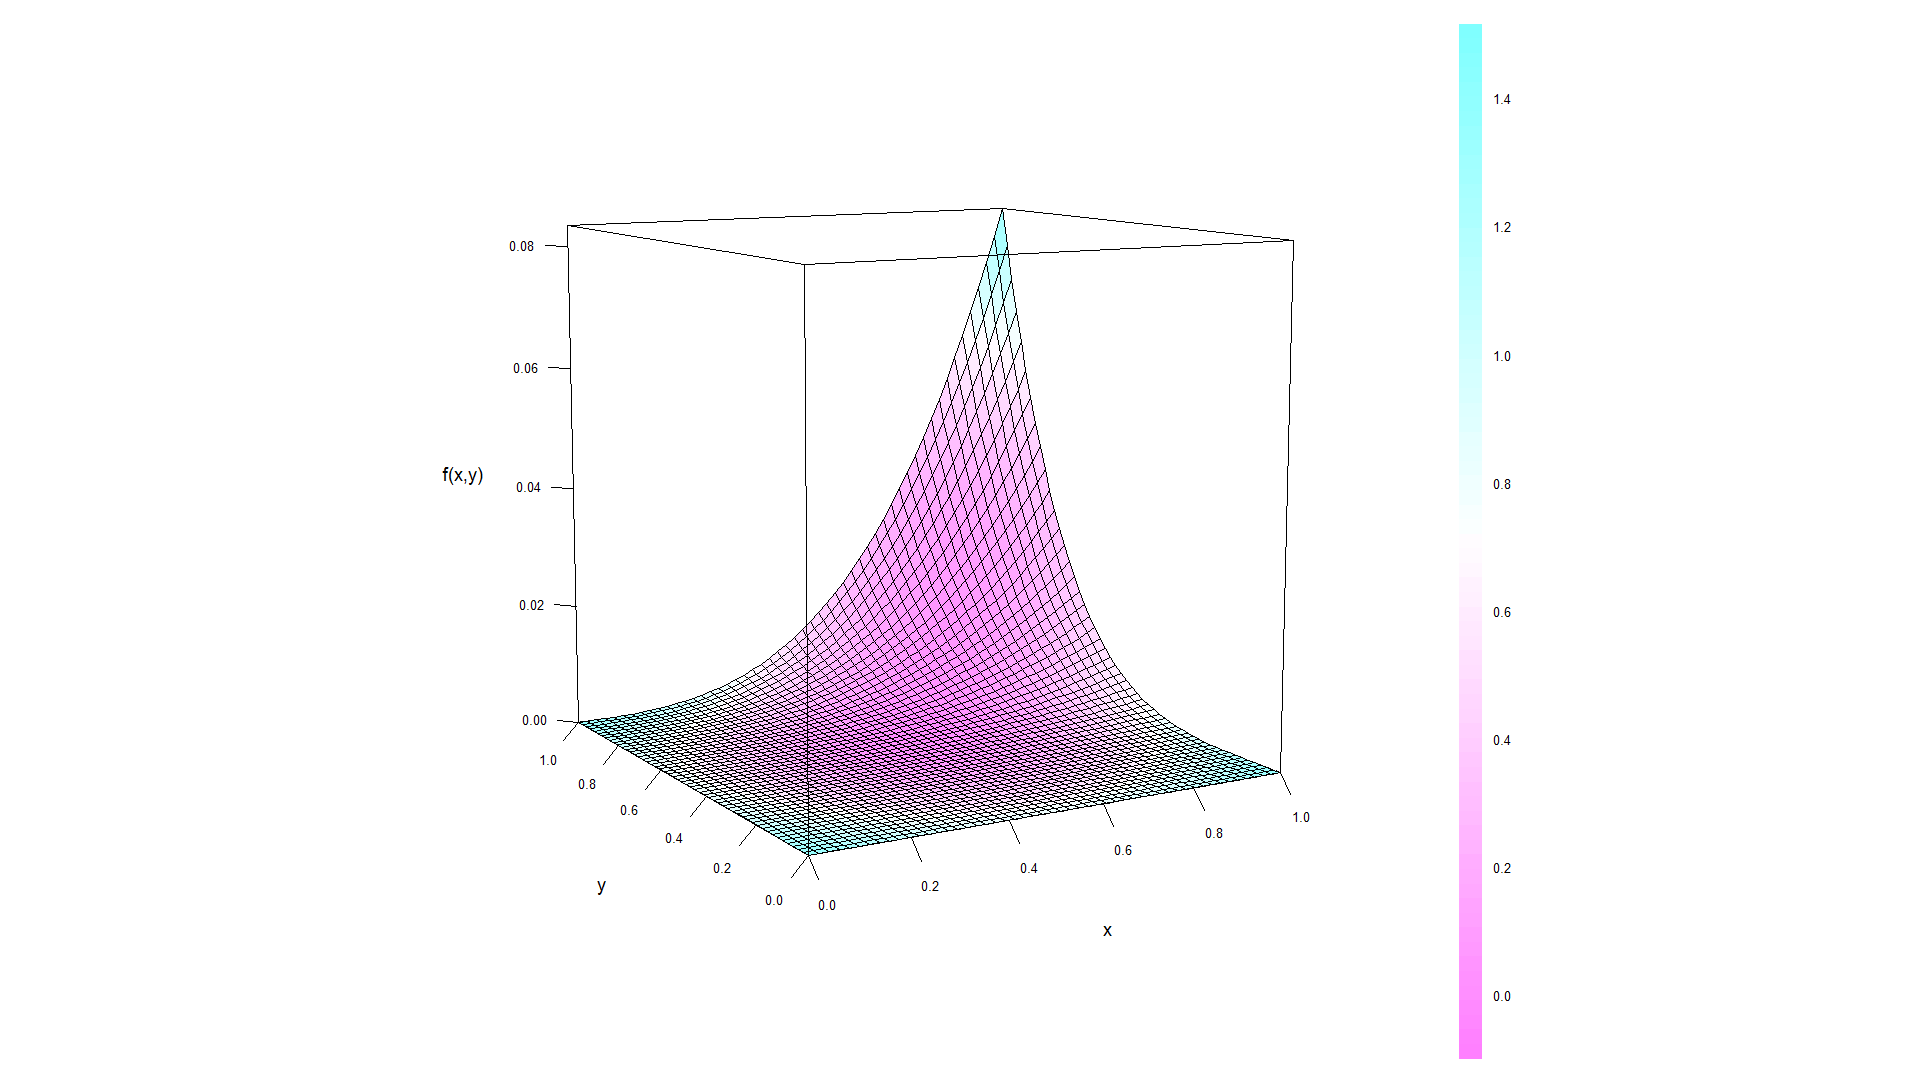

This chart was generated by the following R code:
x = matrix(rep(seq(0, 1, length.out = 52), 52), 52)           # function argument x in [0,1]
y = t(x)                                                      # function argument y in [0,1]
z = (1/3) * x^3 * (1/4) * y^4                                 # integrated function z

par.set        = list(axis.line = list(col = "transparent"),  
                      clip = list(panel = "off"))             # for the wireframe plot

names(par.set) = c("axis.line", "clip")                       # assigning names to each element of the list

require("lattice")                                            # required lattice package
wireframe(z ~ x * y,                                          
          shade  = F,                                         
          aspect = 1,                                         
          scales = list(col = "black", arrows = FALSE),       
          drape  = T, colorkey = T,                           
          screen = list(z = 30, x = -80),                     
          par.settings = par.set,                             
          xlab   = list("x", cex = 1.2),                      
          ylab   = list("y", cex = 1.2),                      
          zlab   = list("f(x,y)", cex = 1.2)                  
          )
